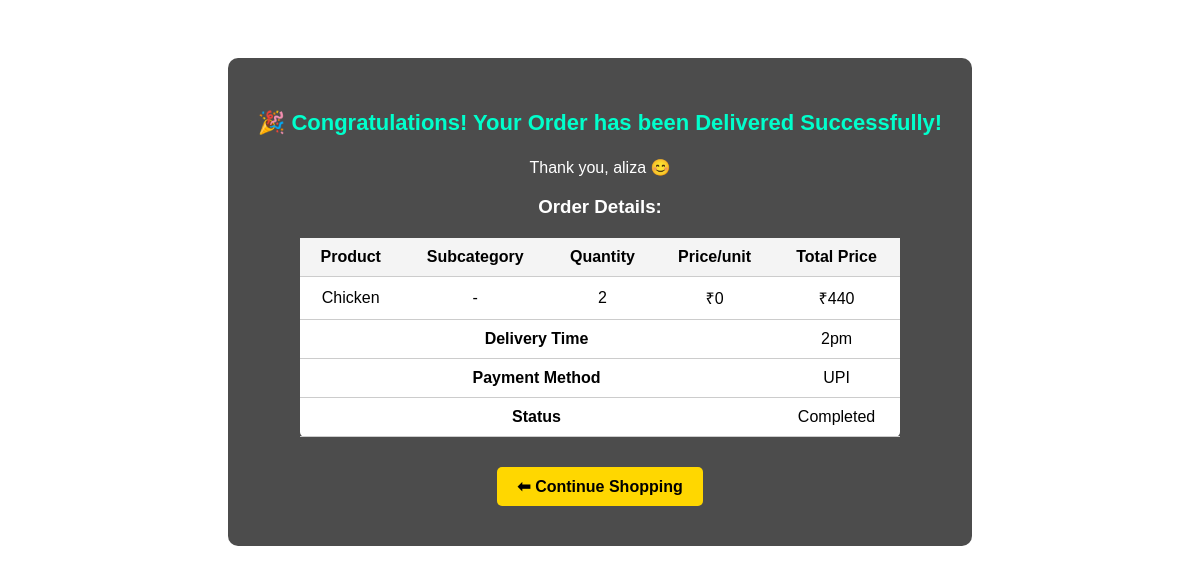
/complete_order/9, run on the app's committed database.
### tables this page shows
CREATE TABLE orders (
        id INTEGER PRIMARY KEY AUTOINCREMENT,
        name TEXT,
        phone TEXT,
        product TEXT,
        quantity TEXT,
        address TEXT,
        payment TEXT,
        delivery_time TEXT
    , total_price INTEGER DEFAULT 0, order_date TEXT, status TEXT DEFAULT 'Pending');

### app.py (the view)
@app.route("/complete_order/<int:order_id>")
def complete_order(order_id):
    conn = sqlite3.connect("database.db")
    cursor = conn.cursor()
    cursor.execute("UPDATE orders SET status='Completed' WHERE id=?", (order_id,))
    conn.commit()
    cursor.execute("SELECT * FROM orders WHERE id=?", (order_id,))
    data = cursor.fetchone()
    conn.close()
    order = {
        "id": data[0],
        "name": data[1],
        "phone": data[2],
        "product": data[3],
        "quantity": data[4],
        "address": data[5],
        "payment": data[6],
        "delivery_time": data[7],
        "total_price": data[8],
        "status": "Completed"
    }
    base_name = order['product'].split(" - ")[0]
    sub_name = order['product'].split(" - ")[1] if " - " in order['product'] else ""
    subcat_list = categories.get(base_name, [])
    unit_price = next((item['price'] for item in subcat_list if item['name'] == sub_name), 0)
    return render_template("success.html", order=order, order_unit_price=unit_price, completed=True)

### templates/success.html (shortened to what this page needs)
<!DOCTYPE html>
<html>
<head>
</head>
<body>
<div class="box">
    {% if completed %}
        <p class="completed-msg">🎉 Congratulations! Your Order has been Delivered Successfully!</p>
    {% endif %}
    <p>Thank you, {{ order.name or 'Customer' }} 😊</p>
    <h3>Order Details:</h3>
    <table>
        <tr>
            <th>Product</th>
            <th>Subcategory</th>
            <th>Quantity</th>
            <th>Price/unit</th>
            <th>Total Price</th>
        </tr>
        <tr>
            <td>{{ order.product.split(' - ')[0] }}</td>
            <td>{{ order.product.split(' - ')[1] if ' - ' in order.product else '-' }}</td>
            <td>{{ order.quantity }}</td>
            <td>₹{{ order_unit_price }}</td>
            <td>₹{{ order.total_price }}</td>
        </tr>
        <tr>
            <td colspan="4"><strong>Delivery Time</strong></td>
            <td>{{ order.delivery_time }}</td>
        </tr>
        <tr>
            <td colspan="4"><strong>Payment Method</strong></td>
            <td>{{ order.payment }}</td>
        </tr>
        <tr>
            <td colspan="4"><strong>Status</strong></td>
            <td>{{ order.status }}</td>
        </tr>
    </table>
    <a href="/" class="btn">⬅ Continue Shopping</a>
</div>
</body>
</html>

### data on the page
orders: name "aliza", product "Chicken", product "-", quantity "2", total_price "440", delivery_time "2pm", payment "UPI", status "Completed"

### other printed values
{{ order_unit_price }} "0"
